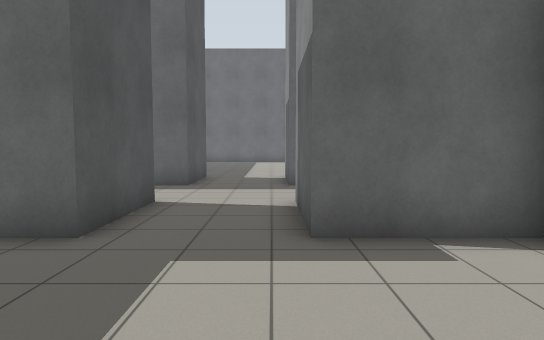
view 1 (above)

16 first-person views from a walk through a Gazebo world. The camera is 1.2 m above the floor, tilts 4° down and sees 75° across. The lines on the ground mark 1 m squares. The floor is counted in squares, 1 m on a side. Each view is taken from the middle of a square. On the plan, view 1 faces up. The plan holds only what a view shows up to about 14 squares ahead; the rest is blank.

view 2
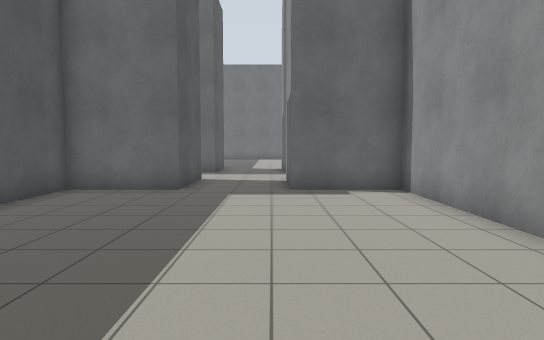

view 3
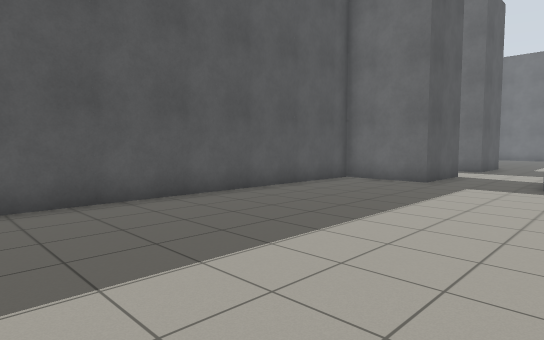

view 4
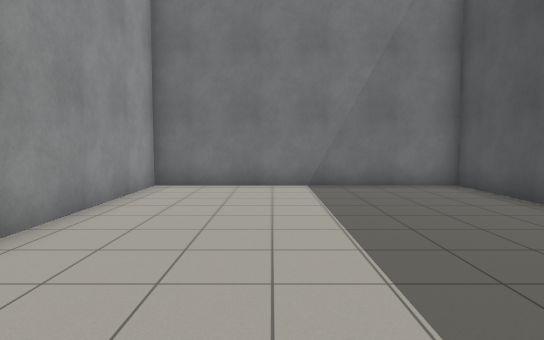

view 5
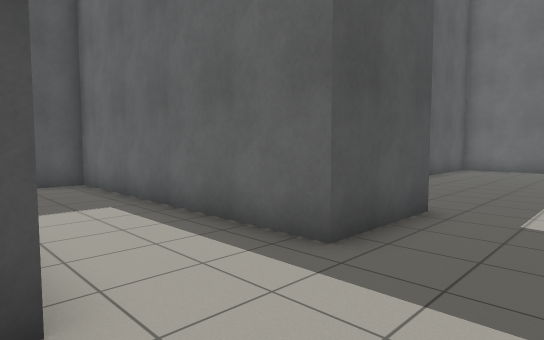

view 6
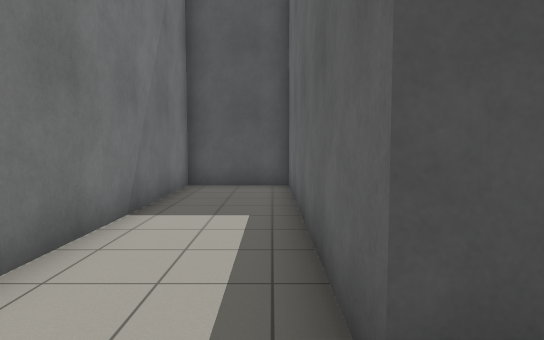

view 7
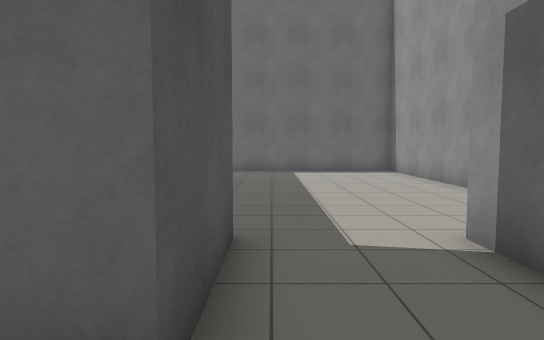

view 8
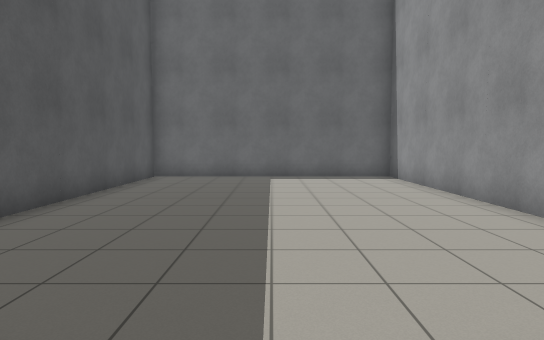

view 9
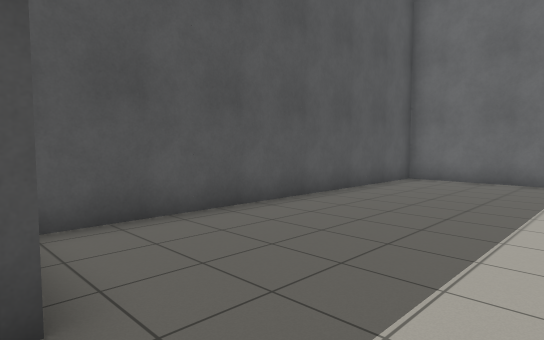

view 10
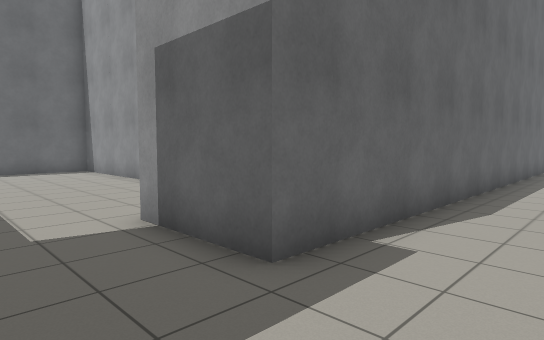

view 11
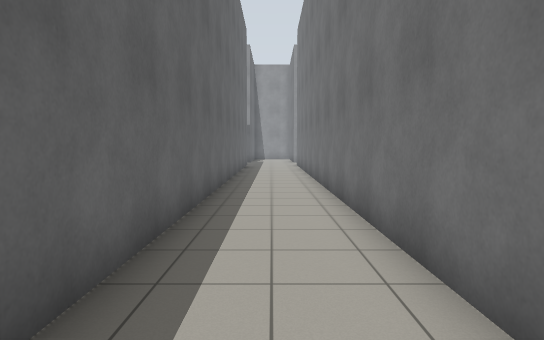

view 12
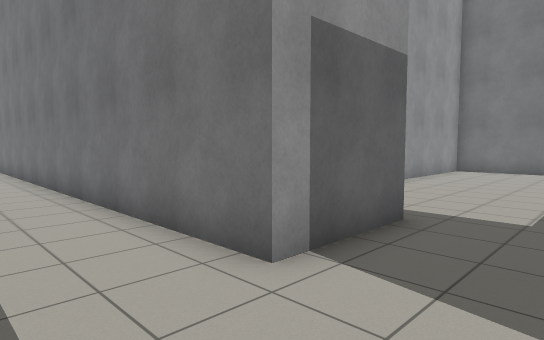

view 13
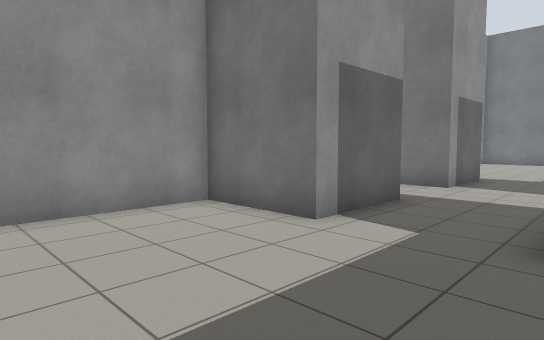

view 14
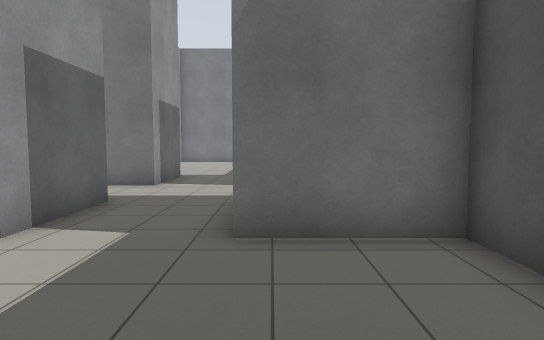

view 15
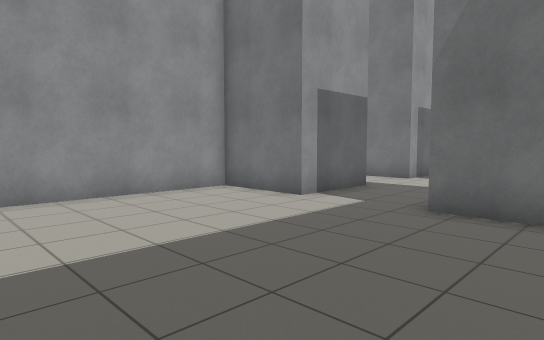

view 16
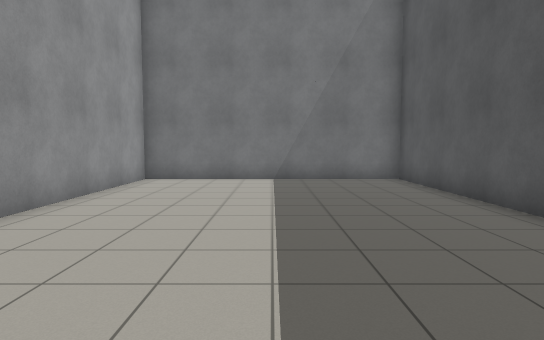

### Floor plan
Ten units are one square. View 1 is at (0, 0); x grows to the right and y downward. Boxes are objects, and circles mark ways between rooms. Rooms are numbered by the first view taken in them; rooms with no view inside come last. Other rooms are left out.
<svg viewBox="-120 -260 325 340">
<path fill="none" stroke="#000" d="M-25 -76 -25 -45 -55 -45 -55 75 35 75 35 -45 5 -45 5 -75M5 -105 5 -135M-25 -135 -25 -105 -115 -105 -115 -75 -41 -75M169 -105 5 -105M5 -75 170 -75M5 -135 35 -135 35 -255 -55 -255 -55 -135 -25 -135"/>
<circle cx="0" cy="-90" r="3" fill="#2a7"/>
<circle cx="-10" cy="-133" r="3" fill="#2a7"/>
<text x="-20" y="-20">1</text>
<text x="200" y="-10">2</text>
<text x="-10" y="-200">3</text>
</svg>
Room 1 opens to room 2. Room 1 opens to room 3.

Where each view was taken, in squares from view 1:
view 1: 0 up, 0 right, facing up
view 2: 5 down, 0 right, facing up
view 3: 7 down, 2 right, facing up-left
view 4: 3 up, 0 right, facing down
view 5: 7 up, 0 right, facing up-left
view 6: 10 up, 1 left, facing left
view 7: 9 up, 2 left, facing up
view 8: 12 up, 1 left, facing up
view 9: 13 up, 0 right, facing up-left
view 10: 8 up, 2 left, facing up-right
view 11: 9 up, 3 right, facing right
view 12: 10 up, 2 left, facing down-right
view 13: 18 up, 3 left, facing down-right
view 14: 18 up, 3 left, facing down
view 15: 20 up, 5 left, facing down-right
view 16: 5 up, 1 left, facing down
